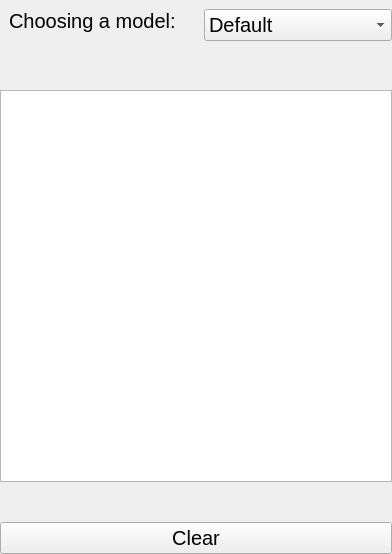
         <widget class="QWidget" name="tab">
          <attribute name="title">
           <string>Predict mode</string>
          </attribute>
          <layout class="QVBoxLayout" name="verticalLayout_3">
           <property name="spacing">
            <number>0</number>
           </property>
           <property name="leftMargin">
            <number>0</number>
           </property>
           <property name="topMargin">
            <number>0</number>
           </property>
           <property name="rightMargin">
            <number>0</number>
           </property>
           <property name="bottomMargin">
            <number>0</number>
           </property>
           <item alignment="Qt::AlignTop">
            <widget class="QFrame" name="frame_16">
             <property name="sizePolicy">
              <sizepolicy hsizetype="Preferred" vsizetype="Fixed">
               <horstretch>0</horstretch>
               <verstretch>0</verstretch>
              </sizepolicy>
             </property>
             <property name="frameShape">
              <enum>QFrame::NoFrame</enum>
             </property>
             <property name="frameShadow">
              <enum>QFrame::Raised</enum>
             </property>
             <layout class="QHBoxLayout" name="horizontalLayout_7">
              <property name="rightMargin">
               <number>0</number>
              </property>
              <item alignment="Qt::AlignTop">
               <widget class="QLabel" name="label_12">
                <property name="font">
                 <font>
                  <pointsize>15</pointsize>
                  <kerning>true</kerning>
                 </font>
                </property>
                <property name="text">
                 <string>Choosing a model:</string>
                </property>
               </widget>
              </item>
              <item alignment="Qt::AlignTop">
               <widget class="QComboBox" name="select_model">
                <property name="font">
                 <font>
                  <pointsize>15</pointsize>
                 </font>
                </property>
                <item>
                 <property name="text">
                  <string>Default</string>
                 </property>
                </item>
               </widget>
              </item>
             </layout>
            </widget>
           </item>
           <item>
            <spacer name="verticalSpacer">
             <property name="orientation">
              <enum>Qt::Vertical</enum>
             </property>
             <property name="sizeHint" stdset="0">
              <size>
               <width>20</width>
               <height>40</height>
              </size>
             </property>
            </spacer>
           </item>
           <item alignment="Qt::AlignHCenter|Qt::AlignVCenter">
            <widget class="Paint" name="graphicsView">
             <property name="minimumSize">
              <size>
               <width>392</width>
               <height>392</height>
              </size>
             </property>
             <property name="maximumSize">
              <size>
               <width>392</width>
               <height>392</height>
              </size>
             </property>
            </widget>
           </item>
           <item>
            <spacer name="verticalSpacer_2">
             <property name="orientation">
              <enum>Qt::Vertical</enum>
             </property>
             <property name="sizeHint" stdset="0">
              <size>
               <width>20</width>
               <height>40</height>
              </size>
             </property>
            </spacer>
           </item>
           <item alignment="Qt::AlignBottom">
            <widget class="QPushButton" name="btn_clear">
             <property name="font">
              <font>
               <pointsize>15</pointsize>
              </font>
             </property>
             <property name="text">
              <string>Clear</string>
             </property>
            </widget>
           </item>
          </layout>
         </widget>
